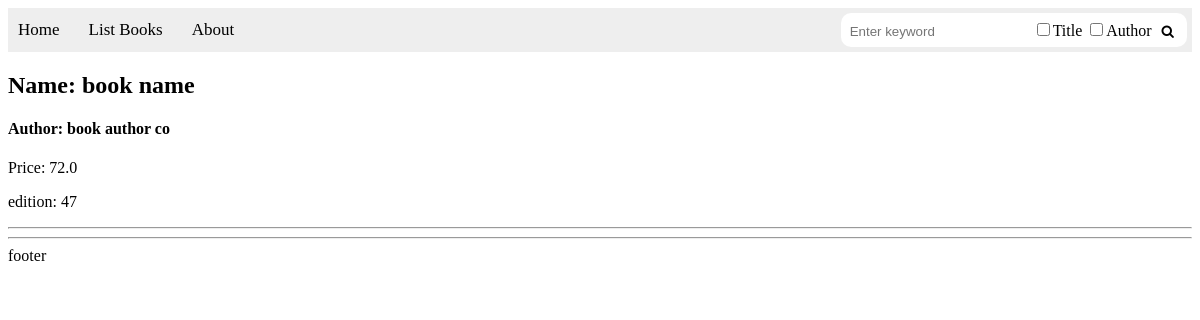
/books/lab8/task2/, run on the app's committed database.
### apps/bookmodule/models.py (models this page shows)
class Book(models.Model):
    title = models.CharField(max_length = 50)
    author = models.CharField(max_length = 50)
    price = models.FloatField(default = 0.0)
    edition = models.SmallIntegerField(default = 1)

### apps/bookmodule/views.py (the view)
# urls.py: path('lab8/task2/', views.task2, name='task2'),
def task2(request):
    query = Book.objects.all()
    query = query.filter(Q(edition__gt=3) & (Q(title__icontains='co') | Q(author__icontains='co')))
    return render(request, 'bookmodule/task2.html', {"books": query})

### apps/templates/bookmodule/task2.html (shortened to what this page needs)
{% extends "layouts/base.html" %}
{% load static %}
{% block content %}
<div>
    {% for book in books %}
    <div>
        <h2>Name: {{book.title}}</h2>
        <h4>Author: {{book.author}}</h4>
        <p>Price: {{book.price}}</p>
        <p>edition: {{book.edition}}</p>
    </div>
    <hr>
    {% endfor %}
</div>
{% endblock content %}

### data on the page
Book: title "book name", author "book author co", price "72.0", edition "47"
